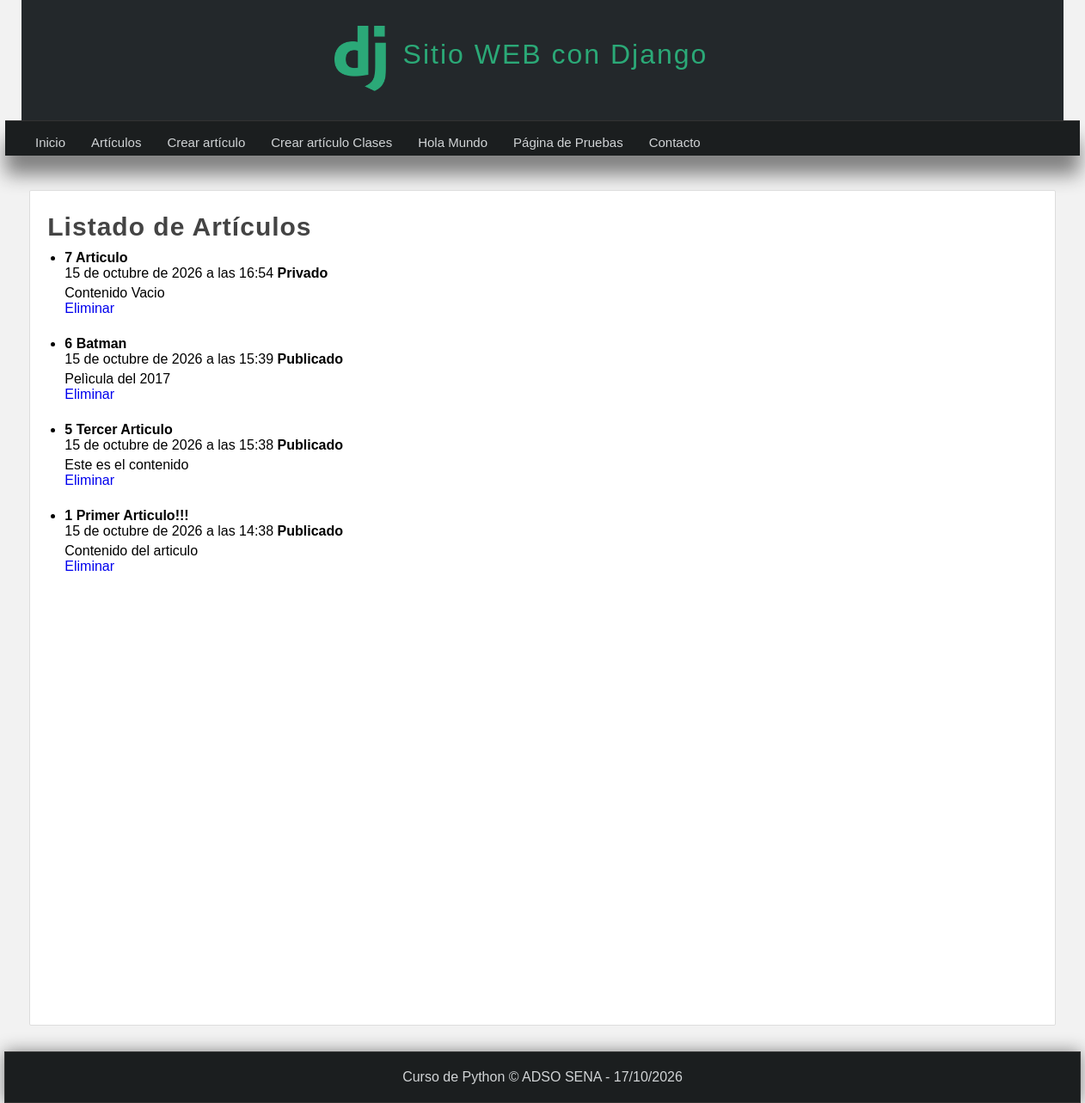
/articulos/, run on an earlier commit of the app's database.
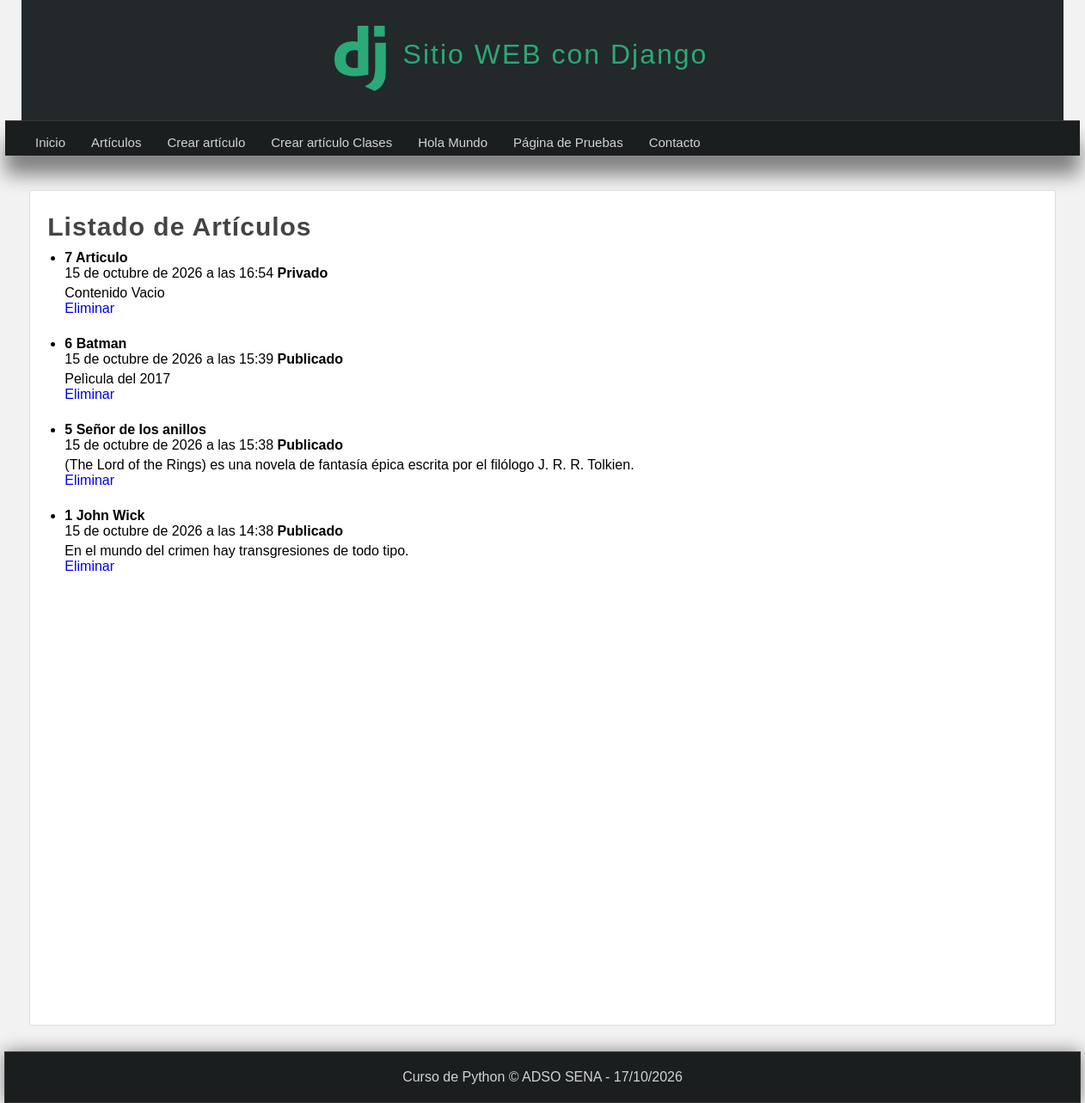
And on a later commit of the database.
### miapp/models.py (models this page shows)
class Article(models.Model):
    title = models.CharField(max_length=150)
    content = models.TextField()
    image = models.ImageField(default='null')
    public = models.BooleanField()
    created_at = models.DateTimeField(auto_now_add=True)
    update_at = models.DateTimeField(auto_now=True)

### miapp/views.py (the view)
# urls.py: path('articulos/', views.articulos, name="articulos"),
def articulos(request):#creacion de la vista articulos
    articulos = Article.objects.all().order_by('-id') #En este caso no usamos el metodo get si no el metodo all()
    """
    #Consultas con condiciones filter para filtrar por un valor especifico
    articulos = Article.objects.filter(title__contains = "Tiburón")

    #Realizar una consulta que muestre solo los esten publicados y excluya bajo una condición
    articulos = Article.objects.filter(title = "Tiburón",).exclude(public=True)

    #Consulta ejecutando SQL
    articulos = Article.objects.raw("SELECT * FROM miapp_article WHERE title='Tiburón' AND public=1")

    #Consulta utilizando el OR con ORM
    articulos = Article.objects.filter(
        Q(title__contains="John") | Q(title__contains="Señor")
    )
    """
    return render(request, 'articulos.html', { #pasamos el request y la template articulos.html y como tercer parametro
        'articulos' : articulos #pasamos un diccionario con las variables que deseamos mostrar
    })

### miapp/templates/articulos.html (shortened to what this page needs)
{% extends 'layout.html' %}
{% block content %}
<h1 class="title">Listado de Artículos</h1>
<ul>
    {% for articulo in articulos %}
        <li>
            <h4>{{articulo.id}} {{articulo.title}}</h4>
            <span>{{articulo.created_at}}</span>
            {% if articulo.public %}
                <strong>Publicado</strong>
            {% else %}
                <strong>Privado</strong>
            {% endif %}
            <p>
                {{articulo.content}}
                <br/>
                <a href = "{% url 'borrar' id=articulo.id %}">Eliminar</a>
            </p>
            <br/>
        </li>
    {% endfor %}
</ul>
{% endblock %}

What changed in the data, as far as the page shows it:
changed Article id 5: title "Tercer Articulo" → "Señor de los anillos"; content "Este es el contenido" → "(The Lord of the Rings) es una novela de fantasía épica escrita por el filólogo J. R. R. Tolkien."
changed Article id 1: title "Primer Articulo!!!" → "John Wick"; content "Contenido del articulo" → "En el mundo del crimen hay transgresiones de todo tipo."
